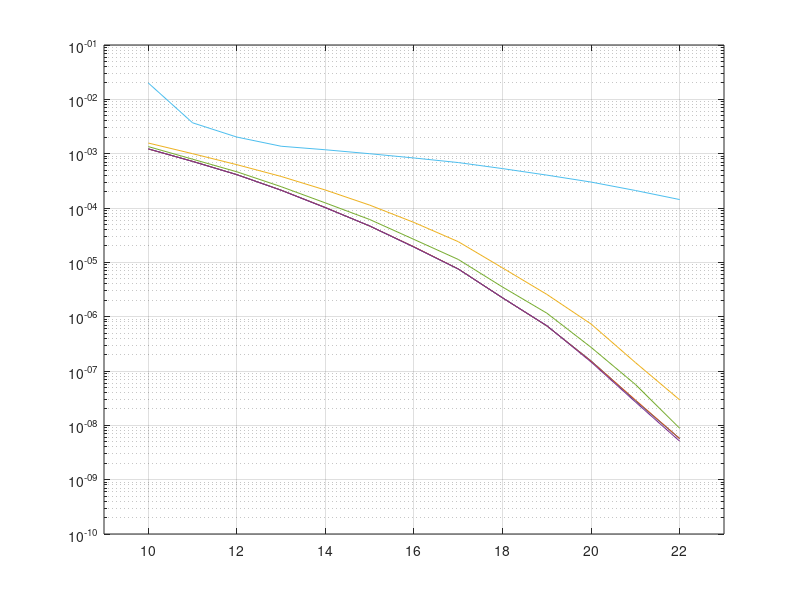

MATLAB code to generate this figure: (Note: this script raises an error after producing the figure.)
BER1 = [
 	22,	5.69e-9,	5.69e-9,	2.94e-8,	5.1e-9,     8.82e-9,	1.43e-4;...
 	21,	2.84e-8,	2.92e-8,	1.43e-7,	2.69e-8,	5.65e-8,	2.1e-4;...
 	20,	1.53e-7,	1.52e-7,	7.31e-7,	1.46e-7,	2.72e-7,	3e-4;...
 	19,	6.76e-7,	6.77e-7,	2.57e-6,	6.83e-7,	1.16e-6,	4.03e-4;...
 	18,	2.22e-6,	2.22e-6,	7.89e-6,	2.22e-6,	3.51e-6,	5.31e-4;...
 	17,	7.55e-6,	7.56e-6,	2.4e-5,     7.53e-6,	1.13e-5,	6.86e-4;...
 	16,	1.92e-5,	1.93e-5,	5.42e-5,	1.9e-5,     2.64e-5,	8.33e-4;...
 	15,	4.65e-5,	4.65e-5,	1.13e-4,	4.68e-5,	6.14e-5,	9.98e-4;...
 	14,	1.02e-4,	1.02e-4,	2.14e-4,	1.01e-4,	1.24e-4,	1.18e-3;...
 	13,	2.13e-4,	2.13e-4,	3.81e-4,	2.12e-4,	2.47e-4,	1.37e-3;...
 	12,	4.11e-4,	4.11e-4,	6.27e-4,	4.11e-4,	4.64e-4,	2.02e-3;...
 	11,	7.23e-4,	7.23e-4,	1e-3,       7.19e-4,	7.92e-4,	3.7e-3;...
 	10,	1.22e-3,	1.22e-3,	1.57e-3,	1.23e-3,	1.35e-3,	2e-2;...
];
BER2 = [
 	21,	1.96e-10,	1.96e-10,	0e0,        1.96e-10,	7.84e-10,	0e0;...
 	20,	2.75e-9,	2.75e-9,	1.18e-9,	3.14e-9,	9.61e-9,	2.07e-2;...
 	19,	3.39e-8,	3.33e-8,	2.31e-8,	3.33e-8,	7.88e-8,	6.96e-3;...
 	18,	2.27e-7,	2.28e-7,	1.58e-7,	2.18e-7,	5.72e-7,	2.4e-2;...
 	17,	1.36e-6,	1.36e-6,	9.6e-7,     1.34e-6,	3.31e-6,	2.26e-2;...
 	16,	6.01e-6,	6e-6,       4.54e-6,	5.98e-6,	1.48e-5,	1.12e-2;...
 	15,	1.99e-5,	1.99e-5,	1.56e-5,	1.95e-5,	4.37e-5,	1.45e-2;...
 	14,	5.83e-5,	5.83e-5,	4.75e-5,	5.78e-5,	1.27e-4,	2.37e-2;...
 	13,	1.42e-4,	1.42e-4,	1.19e-4,	1.42e-4,	2.99e-4,	0e0;...
 	12,	3.11e-4,	3.11e-4,	2.67e-4,	3.09e-4,	5.96e-4,	1.9e-2;...
 	11,	6.29e-4,	6.29e-4,	5.54e-4,	6.27e-4,	1.12e-3,	0e0;...
 	10,	1.11e-3,	1.11e-3,	9.95e-4,	1.11e-3,	1.83e-3,	0e0;...
];
BER3 = [
 	10,	2.72e-3,	2.72e-3,	3.16e-3,	2.72e-3,	2.58e-3,	0e0;...
 	11,	1.96e-3,	1.96e-3,	2.38e-3,	1.95e-3,	1.83e-3,	0e0;...
 	12,	1.4e-3,     1.4e-3,     1.77e-3,	1.39e-3,	1.29e-3,	0e0;...
 	13,	9.61e-4,	9.6e-4,     1.3e-3,     9.68e-4,	8.81e-4,	0e0;...
 	14,	6.26e-4,	6.26e-4,	9.11e-4,	6.24e-4,	5.64e-4,	0e0;...
 	15,	4.08e-4,	4.08e-4,	6.31e-4,	4.1e-4,     3.63e-4,	0e0;...
 	16,	2.5e-4,     2.5e-4,     4.13e-4,	2.51e-4,	2.19e-4,	0e0;...
 	17,	1.46e-4,	1.46e-4,	2.61e-4,	1.47e-4,	1.26e-4,	0e0;...
 	18,	7.58e-5,	7.57e-5,	1.47e-4,	7.77e-5,	6.4e-5,     0e0;...
 	19,	3.89e-5,	3.89e-5,	7.96e-5,	3.98e-5,	3.17e-5,	0e0;...
 	20,	1.96e-5,	1.95e-5,	4.4e-5,     2.05e-5,	1.56e-5,	0e0;...
 	21,	8.91e-6,	8.9e-6,     2.08e-5,	9.69e-6,	6.94e-6,	0e0;...
 	22,	3.64e-6,	3.65e-6,	9.65e-6,	4.23e-6,	2.74e-6,	0e0;...
 	23,	1.47e-6,	1.47e-6,	3.97e-6,	1.77e-6,	1.07e-6,	0e0;...
 	24,	5.41e-7,	5.41e-7,	1.73e-6,	6.86e-7,	3.52e-7,	0e0;...
 	25,	2.28e-7,	2.27e-7,	7.6e-7,     2.69e-7,	1.24e-7,	0e0;...
 	26,	9.02e-8,	9.02e-8,	4.04e-7,	9.2e-8,     4.04e-8,	0e0;...
];

BER_awgn = [
 	4,	2.93e-3,	2.93e-3,	2.62e-3,	2.93e-3,	3.56e-3,	1.94e-3;...
 	5,	1.72e-3,	1.72e-3,	1.46e-3,	1.72e-3,	2.08e-3,	1.01e-3;...
 	6,	9.94e-4,	9.94e-4,	7.91e-4,	9.92e-4,	1.18e-3,	5.05e-4;...
 	7,	5.03e-4,	5.03e-4,	3.78e-4,	5.01e-4,	5.92e-4,	2.11e-4;...
 	8,	2.23e-4,	2.23e-4,	1.56e-4,	2.21e-4,	2.58e-4,	7.15e-5;...
 	9,	8.87e-5,	8.87e-5,	6.54e-5,	8.79e-5,	1.02e-4,	2.07e-5;...
 	10,	3.01e-5,	3.01e-5,	1.78e-5,	2.98e-5,	3.34e-5,	4.69e-6;...
 	11,	8.25e-6,	8.26e-6,	4.14e-6,	8.13e-6,	8.94e-6,	7.06e-7;...
 	12,	2.06e-6,	2.06e-6,	8.88e-7,	2.02e-6,	2.19e-6,	9.02e-8;...
 	13,	3.78e-7,	3.79e-7,	1.36e-7,	3.72e-7,	3.99e-7,	8.82e-9;...
 	14,	4.9e-8,     4.88e-8,	1.37e-8,	4.67e-8,	5.22e-8,	0e0;...
 	15,	7.65e-9,	7.45e-9,	2.35e-9,	6.86e-9,	6.67e-9,	0e0;...
];
latexWidth = 5;
latexHeight = 4;
lowerbound = 1e-10;



figure(1); clf;
ff2 = semilogy(BER1(:,1),BER1(:,2:end));
grid on;
marge = axis;
axis([marge(1)-1 marge(2)+1  lowerbound 1e-1]);

ff2(1).Marker = 's';
ff2(1).Color = 'k';
ff2(2).Marker = 'd';
ff2(2).Color = 'k';
ff2(3).Marker = '*';
ff2(3).Color = 'k';
ff2(4).Marker = '^';
ff2(4).Color = 'k';
ff2(5).Marker = 'v';
ff2(5).Color = 'k';
ff2(6).Marker = 'p';
ff2(6).Color = 'k';


ff = gcf;
homer = ff.Units;
ff.Units = 'inches';
bart = ff.Position;
ff.Position = [bart(1:2) latexWidth latexHeight];
ff.PaperPositionMode = 'auto';
ff.Units = homer;
xlabel('Eb/N0 (dB)')
ylabel('BER')

legend('ZF','MMSE','MMSE+CMA','FDE1','FDE2','NO EQ','Location','SouthWest')
print(ff, '-depsc', ['BER1']) %save as eps a 


figure(2); clf;
ff2 = semilogy(BER2(:,1),BER2(:,2:end));
grid on;
marge = axis;
axis([marge(1)-1 marge(2)+1  lowerbound 1e-1]);

ff2(1).Marker = 's';
ff2(1).Color = 'k';
ff2(2).Marker = 'd';
ff2(2).Color = 'k';
ff2(3).Marker = '*';
ff2(3).Color = 'k';
ff2(4).Marker = '^';
ff2(4).Color = 'k';
ff2(5).Marker = 'v';
ff2(5).Color = 'k';
ff2(6).Marker = 'p';
ff2(6).Color = 'k';


ff = gcf;
homer = ff.Units;
ff.Units = 'inches';
bart = ff.Position;
ff.Position = [bart(1:2) latexWidth latexHeight];
ff.PaperPositionMode = 'auto';
ff.Units = homer;
xlabel('Eb/N0 (dB)')
ylabel('BER')

legend('ZF','MMSE','MMSE+CMA','FDE1','FDE2','NO EQ','Location','SouthWest')
print(ff, '-depsc', ['BER2']) %save as eps a 




figure(3); clf;
ff2 = semilogy(BER3(:,1),BER3(:,2:end));
grid on;
marge = axis;
axis([marge(1)-1 marge(2)+1  lowerbound 1e-1]);

ff2(1).Marker = 's';
ff2(1).Color = 'k';
ff2(2).Marker = 'd';
ff2(2).Color = 'k';
ff2(3).Marker = '*';
ff2(3).Color = 'k';
ff2(4).Marker = '^';
ff2(4).Color = 'k';
ff2(5).Marker = 'v';
ff2(5).Color = 'k';
ff2(6).Marker = 'p';
ff2(6).Color = 'k';


ff = gcf;
homer = ff.Units;
ff.Units = 'inches';
bart = ff.Position;
ff.Position = [bart(1:2) latexWidth latexHeight];
ff.PaperPositionMode = 'auto';
ff.Units = homer;
xlabel('Eb/N0 (dB)')
ylabel('BER')

legend('ZF','MMSE','MMSE+CMA','FDE1','FDE2','NO EQ','Location','SouthWest')
print(ff, '-depsc', ['BER3']) %save as eps a 




figure(4); clf;
ff2 = semilogy(BER_awgn(:,1),BER_awgn(:,2:end));
grid on;
marge = axis;
axis([3 marge(2)+1  lowerbound 1e-1]);

ff2(1).Marker = 's';
ff2(1).Color = 'k';
ff2(2).Marker = 'd';
ff2(2).Color = 'k';
ff2(3).Marker = '*';
ff2(3).Color = 'k';
ff2(4).Marker = '^';
ff2(4).Color = 'k';
ff2(5).Marker = 'v';
ff2(5).Color = 'k';
ff2(6).Marker = 'p';
ff2(6).Color = 'k';


ff = gcf;
homer = ff.Units;
ff.Units = 'inches';
bart = ff.Position;
ff.Position = [bart(1:2) latexWidth latexHeight];
ff.PaperPositionMode = 'auto';
ff.Units = homer;
xlabel('Eb/N0 (dB)')
ylabel('BER')

legend('ZF','MMSE','MMSE+CMA','FDE1','FDE2','NO EQ','Location','SouthWest')
print(ff, '-depsc', ['BER_awgn']) %save as eps a 
